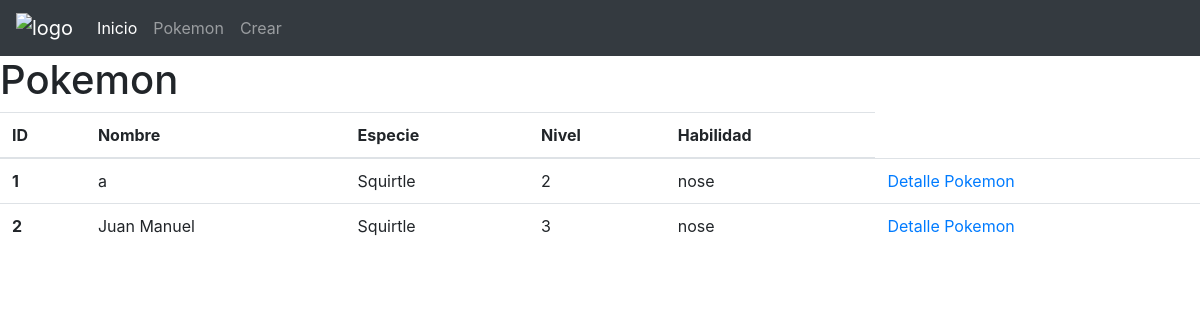
Before: /libreria/libros/ with the older database file.
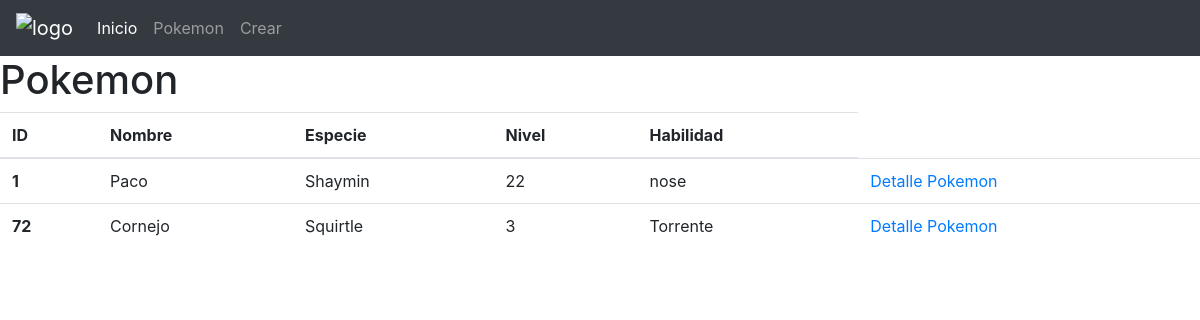
After: the same page with the newer database file.
### libreria/models.py (models this page shows, shortened)
class pokemon(models.Model):
    id = models.IntegerField(primary_key=True)
    nombre = models.CharField(max_length=30)
    especie = models.CharField(max_length=30)
    nivel = models.IntegerField()
    habilidad = models.CharField(max_length=30)

### libreria/views.py (the view)
# urls.py: path('libros/', cargar_vista_pokemon),
def cargar_vista_pokemon(requests):
    lista_pokemon = pokemon.objects.all()
    return render(requests,'libros.html', {'pokemones': lista_pokemon})

### templates/libros.html
{% include "header.html" %}
{% block content %}
<h1>Pokemon</h1>
<table class="table">
        <thead>
        <tr>
            <th scope="col">ID</th>
            <th scope="col">Nombre</th>
            <th scope="col">Especie</th>
            <th scope="col">Nivel</th>
            <th scope="col">Habilidad</th>
        </tr>
        </thead>
        <tbody>
        {% for bicho in pokemones %}
            <tr>
                <th>{{ bicho.id }}</th>
                <td>{{ bicho.nombre }}</td>
                <td>{{ bicho.especie }}</td>
                <td>{{ bicho.nivel }}</td>
                <td>{{ bicho.habilidad }}</td>
                <td><a href="/libreria/libros/{{ bicho.id }}">Detalle Pokemon</a></td>
            </tr>
        {% endfor %}
        </tbody>
    </table>
{% endblock %}

### templates/header.html (shortened to what this page needs)
{% block content %}
<head>
	  {% load bootstrap4 %}
	  {% bootstrap_css %}
</head>
<body>
<nav class="navbar navbar-expand-lg navbar-dark bg-dark">
  <a class="navbar-brand" href='/libreria/inicio' target='_blank'><img src='https://i.postimg.cc/4N7yQLdY/logo.png' border='0' alt='logo'/></a>
  <div class="collapse navbar-collapse" id="navbarSupportedContent">
    <ul class="navbar-nav mr-auto">
      <li class="nav-item active">
        <a class="nav-link" href="/libreria/inicio">Inicio<span class="sr-only">(current)</span></a>
      </li>
      <li class="nav-item">
        <a class="nav-link" href="/libreria/libros">Pokemon</a>
      </li>
        <li class="nav-item">
        <a class="nav-link" href="/libreria/libros/crear">Crear</a>
      </li>
    </ul>
  </div>
</nav>
</body>
{% endblock %}

Changed rows visible on the page:
removed pokemon: id "2", nombre "Juan Manuel", especie "Squirtle", nivel "3", habilidad "nose"
changed pokemon "nose": nombre "a" → "Paco"; especie "Squirtle" → "Shaymin"; nivel "2" → "22"
added pokemon: id "72", nombre "Cornejo", especie "Squirtle", nivel "3", habilidad "Torrente"
